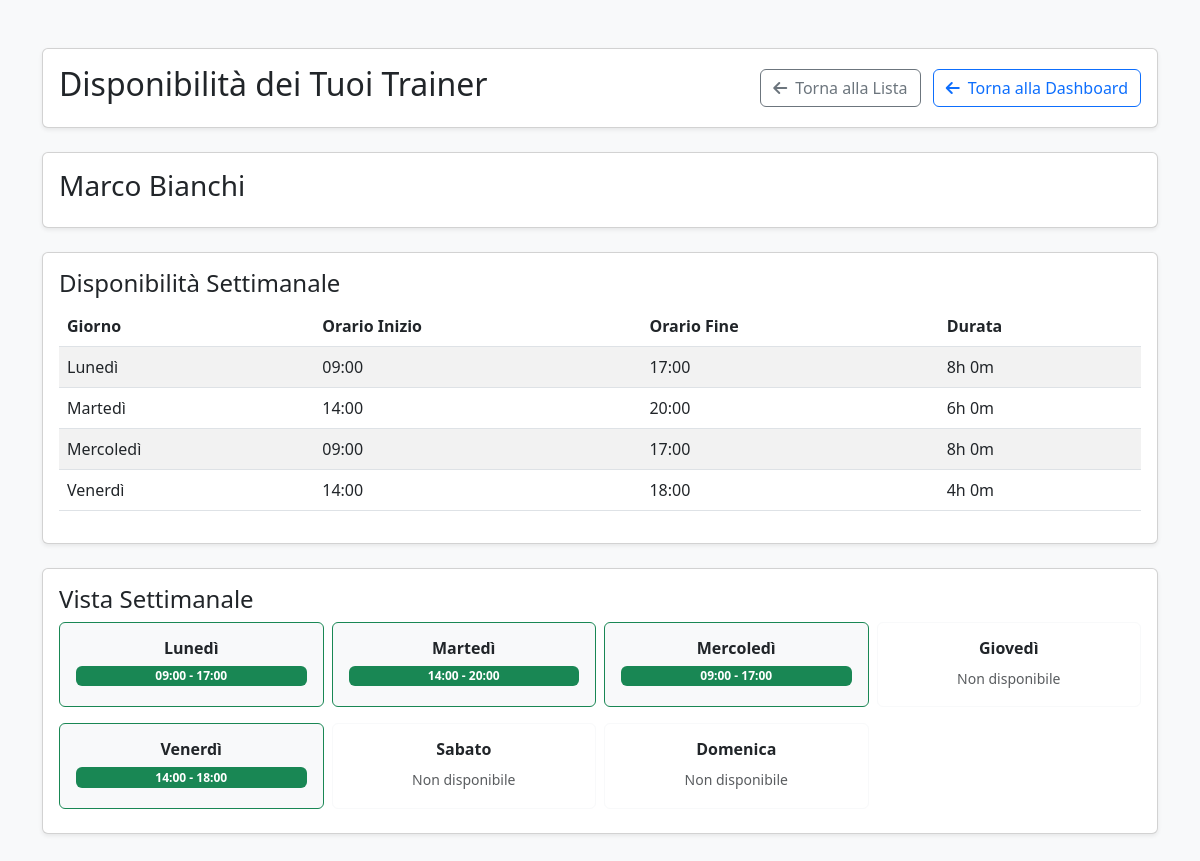
Screenshot of /customer_trainer_availability.php?trainer=3 (signed in) with the database file from the repository.
### tables this page shows
CREATE TABLE USERS (
    userID INT PRIMARY KEY AUTO_INCREMENT,
    email VARCHAR(255) UNIQUE NOT NULL,
    password VARCHAR(255) NOT NULL,
    userName VARCHAR(100) NOT NULL,
    firstName VARCHAR(100) NOT NULL,
    lastName VARCHAR(100) NOT NULL,
    birthDate DATE,
    gender ENUM('M', 'F', 'Other'),
    phoneNumber VARCHAR(20),
    role ENUM('customer', 'trainer', 'admin') DEFAULT 'customer'
);

CREATE TABLE AVAILABILITY_DAYS (
    availabilityDayID INT PRIMARY KEY AUTO_INCREMENT,
    trainerID INT NOT NULL,
    dayOfWeek ENUM('Monday', 'Tuesday', 'Wednesday', 'Thursday', 'Friday', 'Saturday', 'Sunday') NOT NULL,
    startTime TIME NOT NULL,
    finishTime TIME NOT NULL,
    FOREIGN KEY (trainerID) REFERENCES USERS(userID) ON DELETE CASCADE,
    UNIQUE KEY unique_trainer_day_time (trainerID, dayOfWeek, startTime)
);

### customer_trainer_availability.php (the view, shortened to what this page needs)
<?php
require_once 'config.php';
$customerID = $_SESSION['userID'];
$stmt = $conn->prepare("
    SELECT DISTINCT u.userID, u.firstName, u.lastName
    FROM USERS u
    LEFT JOIN TEACHINGS t ON u.userID = t.trainerID
    LEFT JOIN ENROLLMENTS e ON t.courseID = e.courseID AND e.customerID = ?
    LEFT JOIN TRAINING_SCHEDULES ts ON u.userID = ts.trainerID AND ts.customerID = ?
    WHERE u.role = 'trainer'
    AND (e.customerID IS NOT NULL OR ts.customerID IS NOT NULL)
    ORDER BY u.firstName, u.lastName
");
$stmt->bind_param('ii', $customerID, $customerID);
$stmt->execute();
$myTrainers = $stmt->get_result()->fetch_all(MYSQLI_ASSOC);
$selectedTrainer = null;
$trainerAvailability = [];
if (isset($_GET['trainer']) && is_numeric($_GET['trainer'])) {
    $trainerID = (int)$_GET['trainer'];
    foreach ($myTrainers as $trainer) {
        if ($trainer['userID'] == $trainerID) {
            $selectedTrainer = $trainer;
            break;
        }
    }
    if ($selectedTrainer) {
        $stmt = $conn->prepare("
            SELECT * FROM AVAILABILITY_DAYS
            WHERE trainerID = ?
            ORDER BY
                CASE dayOfWeek
                    WHEN 'Monday' THEN 1
                    WHEN 'Tuesday' THEN 2
                    WHEN 'Wednesday' THEN 3
                    WHEN 'Thursday' THEN 4
                    WHEN 'Friday' THEN 5
                    WHEN 'Saturday' THEN 6
                    WHEN 'Sunday' THEN 7
                END, startTime
        ");
        $stmt->bind_param('i', $trainerID);
        $stmt->execute();
        $trainerAvailability = $stmt->get_result()->fetch_all(MYSQLI_ASSOC);
    }
}
$daysOfWeek = [
    'Monday' => 'Lunedì',
    'Tuesday' => 'Martedì',
    'Wednesday' => 'Mercoledì',
    'Thursday' => 'Giovedì',
    'Friday' => 'Venerdì',
    'Saturday' => 'Sabato',
    'Sunday' => 'Domenica'
];
?>
<!DOCTYPE html>
<html lang="it">
<head>
    <link href="https://cdnjs.cloudflare.com/ajax/libs/bootstrap/5.3.0/css/bootstrap.min.css" rel="stylesheet" />
    <link href="https://cdnjs.cloudflare.com/ajax/libs/font-awesome/6.0.0/css/all.min.css" rel="stylesheet" />
</head>
<body class="bg-light">
<div class="container py-5">
    <div class="card shadow-sm mb-4">
        <div class="card-body">
            <div class="d-flex justify-content-between align-items-center">
                <div>
                    <h2>Disponibilità dei Tuoi Trainer</h2>
                </div>
                <div>
                    <?php if ($selectedTrainer): ?>
                        <a href="?" class="btn btn-outline-secondary me-2">
                            <i class="fas fa-arrow-left me-2"></i>Torna alla Lista
                        </a>
                    <?php endif; ?>
                    <a href="dashboard.php" class="btn btn-outline-primary">
                        <i class="fas fa-arrow-left me-2"></i>Torna alla Dashboard
                    </a>
                </div>
            </div>
        </div>
    </div>
    <?php if (!$selectedTrainer): ?>
        <div class="card shadow-sm mb-4">
            <div class="card-body">
                <h4>I Tuoi Trainer</h4>
                <?php if (!empty($myTrainers)): ?>
                    <div class="row">
                        <?php foreach($myTrainers as $trainer): ?>
                            <?php
                            $stmt = $conn->prepare("SELECT COUNT(*) as count FROM AVAILABILITY_DAYS WHERE trainerID = ?");
                            $stmt->bind_param('i', $trainer['userID']);
                            $stmt->execute();
                            $availabilityCount = $stmt->get_result()->fetch_assoc()['count'];
                        ?>
                        <div class="col-md-6 col-lg-4 mb-4">
                            <div class="card h-100 border-0 shadow-sm">
                                <div class="card-body">
                                    <?= htmlspecialchars($trainer['firstName'] . ' ' . $trainer['lastName']) ?>
                                    <div class="d-flex justify-content-between align-items-center">
                                        <?php if ($availabilityCount > 0): ?>
                                            <a href="?trainer=<?= $trainer['userID'] ?>" class="btn btn-primary btn-sm">
                                                Vedi Disponibilità
                                            </a>
                                        <?php else: ?>
                                            <button class="btn btn-secondary btn-sm" disabled>
                                                Nessuna Disponibilità
                                            </button>
                                        <?php endif; ?>
                                    </div>
                                </div>
                            </div>
                        </div>
                        <?php endforeach; ?>
                    </div>
                <?php else: ?>
                    <div class="text-center py-5">
                        <h5 class="text-muted">Nessun trainer assegnato</h5>
                    </div>
                <?php endif; ?>
            </div>
        </div>
    <?php elseif ($selectedTrainer): ?>
        <div class="card mb-4 shadow-sm">
            <div class="card-body">
                <div class="row">
                    <div class="col-md-8">
                        <h3><?= htmlspecialchars($selectedTrainer['firstName'] . ' ' . $selectedTrainer['lastName']) ?></h3>
                    </div>
                </div>
            </div>
        </div>
        <?php if (!empty($trainerAvailability)): ?>
            <div class="card shadow-sm mb-4">
                <div class="card-body">
                    <h4>Disponibilità Settimanale</h4>
                    <div class="table-responsive">
                        <table class="table table-striped">
                            <thead>
                                <tr>
                                    <th>Giorno</th>
                                    <th>Orario Inizio</th>
                                    <th>Orario Fine</th>
                                    <th>Durata</th>
                                </tr>
                            </thead>
                            <tbody>
                                <?php foreach($trainerAvailability as $availability): ?>
                                    <?php
                                    $start = new DateTime($availability['startTime']);
                                    $end = new DateTime($availability['finishTime']);
                                    $diff = $start->diff($end);
                                    $duration = $diff->h . 'h ' . $diff->i . 'm';
                                    ?>
                                    <tr>
                                        <td>
                                            <?= $daysOfWeek[$availability['dayOfWeek']] ?>
                                        </td>
                                        <td><?= substr($availability['startTime'], 0, 5) ?></td>
                                        <td><?= substr($availability['finishTime'], 0, 5) ?></td>
                                        <td><?= $duration ?></td>
                                    </tr>
                                <?php endforeach; ?>
                            </tbody>
                        </table>
                    </div>
                </div>
            </div>
            <div class="card shadow-sm mb-4">
                <div class="card-body">
                    <h4>Vista Settimanale</h4>
                    <div class="row g-2">
                        <?php foreach ($daysOfWeek as $value => $label): ?>
                            <?php
                            $dayAvailabilities = array_filter($trainerAvailability, function($a) use ($value) {
                                return $a['dayOfWeek'] === $value;
                            });
                            ?>
                            <div class="col-md-3 col-sm-6 mb-2">
                                <div class="card <?= !empty($dayAvailabilities) ? 'border-success bg-light' : 'border-light' ?> h-100">
                                    <div class="card-body p-3 text-center">
                                        <h6 class="card-title mb-2 fw-bold"><?= $label ?></h6>
                                        <?php if (!empty($dayAvailabilities)): ?>
                                            <?php foreach ($dayAvailabilities as $da): ?>
                                                <div class="badge bg-success mb-1 d-block">
                                                    <?= substr($da['startTime'], 0, 5) ?> - <?= substr($da['finishTime'], 0, 5) ?>
                                                </div>
                                            <?php endforeach; ?>
                                        <?php else: ?>
                                            <small class="text-muted">Non disponibile</small>
                                        <?php endif; ?>
                                    </div>
                                </div>
                            </div>
                        <?php endforeach; ?>
                    </div>
                </div>
            </div>
        <?php endif; ?>
    <?php endif; ?>
</div>
</body>
</html>

### rows the page displays
users: firstName+lastName "Marco Bianchi"
availability_days: dayOfWeek "Lunedì", startTime "09:00", finishTime "17:00", duration "8h 0m"
availability_days: dayOfWeek "Martedì", startTime "14:00", finishTime "20:00", duration "6h 0m"
availability_days: dayOfWeek "Mercoledì", startTime "09:00", finishTime "17:00", duration "8h 0m"
availability_days: dayOfWeek "Venerdì", startTime "14:00", finishTime "18:00", duration "4h 0m"

### other values shown
$label "Lunedì"
$label "Martedì"
$label "Mercoledì"
$label "Giovedì"
$label "Venerdì"
$label "Sabato"
$label "Domenica"
